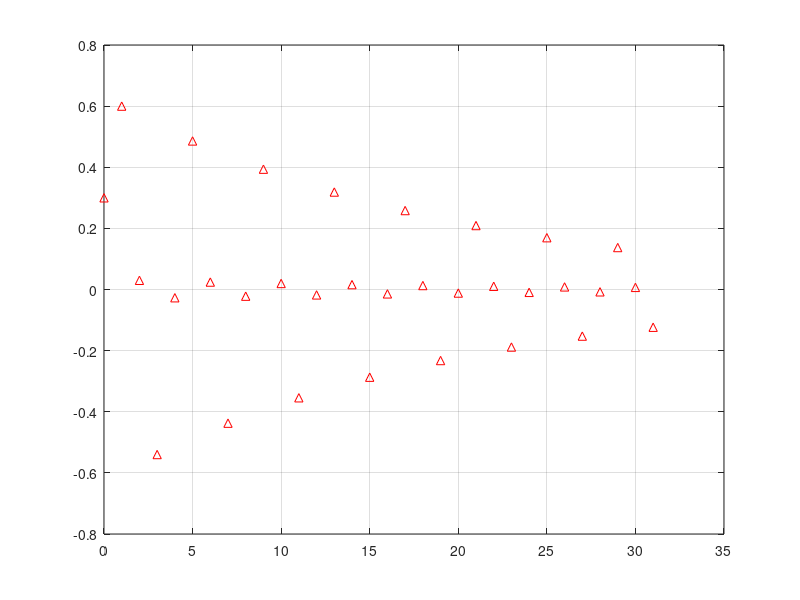
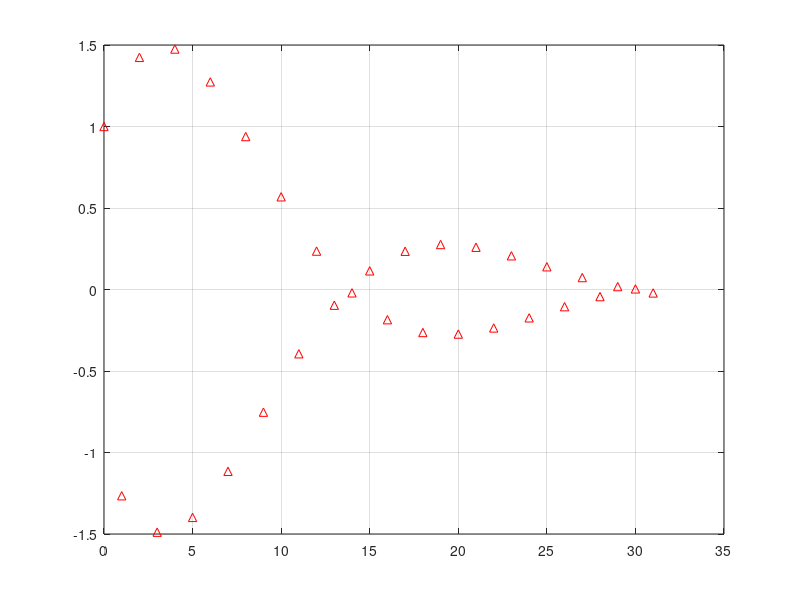

Write the MATLAB code that produced these figures, in order.
%% Inicio Limpio

clc;        %   Consola limpia
clear;      %   Workspace limpio
close all;  %   Cierra otras ventanas

L = 32;

% Primera Ecuacion

A1 = [ 1 0 0.9 ];
B1 = [ 0.3 0.6 0.3 ];

H1 = figure(1);
impz( B1 , A1 , L );
grid;
HH1 = tf( B1 , A1 , -1)

% Segunda Ecuacion

H2 = figure(2);

A2 = [ 1 1.8*cos(pi/16) 0.81 ];

B2 = [ 1 1/2 0 ];

impz( B2 , A2 , L );
grid;
HH2 = tf( B2 , A2 , -1)